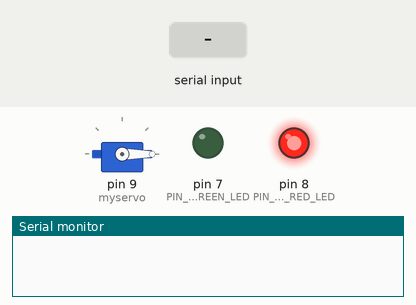
Recording of a sketch running on a simulated Arduino Uno, built with avr-gcc and run on an emulated ATmega328P. On the bench: servo, output pins drawn as LEDs (lit = HIGH), the last lines printed to the serial monitor. The inputs (shaded band) are chosen by the test bench.

Above: at 1.2 s.
1.3 s: "0" received over the second serial link
At 2.4 s:
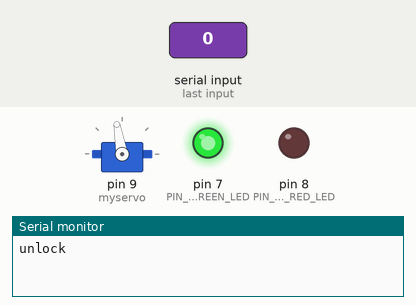
2.8 s: "1" received over the second serial link
At 3.6 s:
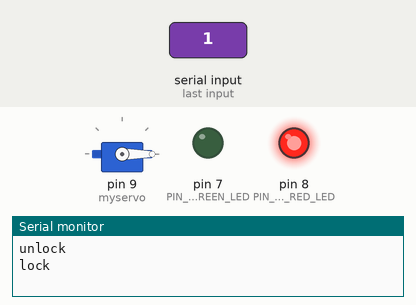
Timing chart, 0 to 5.8 s (numbered marks = the images above; inputs shaded):
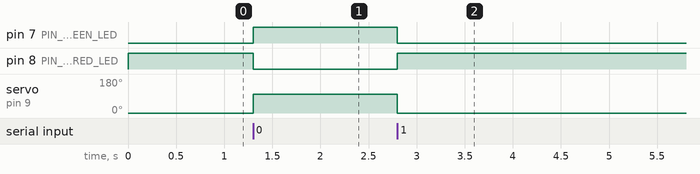

Measured:
- after the input at 1.3 s, pin 7 (PIN_7_-_GREEN_LED): LOW → HIGH at once; pin 8 (PIN_8_-_RED_LED): HIGH → LOW at once; servo on pin 9 (myservo): 0° → 100° at once
- after the input at 2.8 s, pin 7 (PIN_7_-_GREEN_LED): HIGH → LOW at once; pin 8 (PIN_8_-_RED_LED): LOW → HIGH at once; servo on pin 9 (myservo): 100° → 0° at once

The sketch:

codelatch.ino
```cpp
#include <SoftwareSerial.h>
#include <Servo.h>
SoftwareSerial BTSerial(10, 11); // RX, TX for Bluetooth Module
Servo myservo;// Initializing servo
int pos = 0;// Default position for servo
void setup() {
  Serial.begin(9600);
  pinMode(7,OUTPUT);//PIN 7 - GREEN LED
  pinMode(8,OUTPUT);//PIN 8 - RED LED
  BTSerial.begin(9600);
  digitalWrite(7,LOW);// GREEN by default low
  digitalWrite(8,HIGH);// RED by default high
  myservo.attach(9);// Servo attached at pin 9 to Atmega328
  myservo.write(pos);// Initial position of servo I

}

void loop() {
  if (BTSerial.available()) { // If input available
    char a = BTSerial.read();
    if(a=='0') //If Input is 0, unlock
    {
    myservo.write(100);
    Serial.write("unlock\n");
    digitalWrite(7,HIGH); // GREEN high
    digitalWrite(8,LOW);// RED low
    }
    else //else stay locked
    {
    myservo.write(0);
    Serial.write("lock\n");
    digitalWrite(7,LOW);
    digitalWrite(8,HIGH);

    }

  }


}
```
